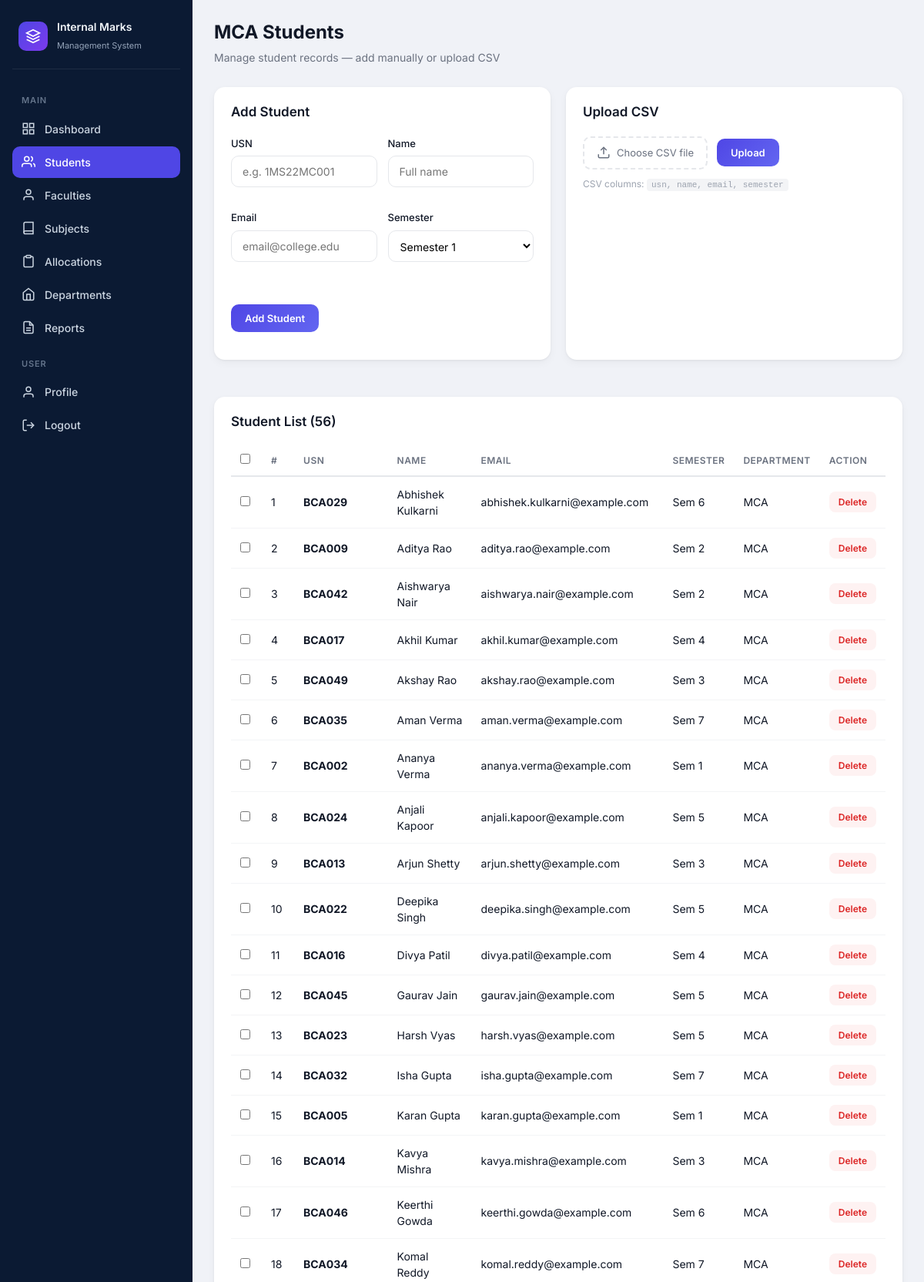
Page /students (signed in, upper part) on the committed database.
### tables this page shows
CREATE TABLE students (
            id INTEGER PRIMARY KEY AUTOINCREMENT,
            usn TEXT UNIQUE NOT NULL,
            name TEXT NOT NULL,
            email TEXT NOT NULL,
            semester INTEGER NOT NULL DEFAULT 1,
            department TEXT NOT NULL DEFAULT 'MCA',
            password TEXT NOT NULL,
            created_at TEXT NOT NULL
        );

### app.py (the view, shortened to what this page needs)
@app.route("/students", methods=["GET", "POST"])
@admin_required
def students():
    return render_template(
        "students.html",
        admin_name=session.get("admin_name", "Admin"),
        students=db.get_students(),
        active_page="students",
    )

### app.py (called while the page is built)
def admin_required(f):
    @wraps(f)
    def decorated(*args, **kwargs):
        if not session.get("logged_in") or session.get("role") != "admin":
            return redirect(url_for("login"))
        return f(*args, **kwargs)
    return decorated

### database.py (called while the page is built)
def get_students(department=DEPARTMENT):
    stmt = select(students).where(students.c.department == department).order_by(students.c.name)
    with engine.connect() as conn:
        rows = conn.execute(stmt).mappings().all()
    return [dict(r) for r in rows]

### templates/students.html (shortened to what this page needs)
{% extends "base.html" %}
{% from "partials/flash.html" import flash_messages %}
{% block body %}
<div class="app-layout">
    {% include "partials/admin_sidebar.html" %}
    <main class="main">
        <header class="topbar">
            <div>
                <h1>MCA Students</h1>
                <p class="page-subtitle">Manage student records — add manually or upload CSV</p>
            </div>
        </header>
        <div class="management-grid">
            <section class="panel">
                <div class="panel-header"><h2>Add Student</h2></div>
                <form method="POST" class="inline-form">
                    <div class="form-row">
                        <div class="form-group">
                            <label>USN</label>
                            <input type="text" name="usn" placeholder="e.g. 1MS22MC001" required>
                        </div>
                        <div class="form-group">
                            <label>Name</label>
                            <input type="text" name="name" placeholder="Full name" required>
                        </div>
                        <div class="form-group">
                            <label>Email</label>
                            <input type="email" name="email" placeholder="email@college.edu" required>
                        </div>
                        <div class="form-group">
                            <label>Semester</label>
                            <select name="semester">
                                {% for s in range(1, 7) %}
                                <option value="{{ s }}">Semester {{ s }}</option>
                                {% endfor %}
                            </select>
                        </div>
                        <div class="form-group form-action">
                            <label>&nbsp;</label>
                            <button type="submit" class="btn-primary-sm">Add Student</button>
                        </div>
                    </div>
                </form>
            </section>
            <section class="panel">
                <div class="panel-header"><h2>Upload CSV</h2></div>
                <form method="POST" enctype="multipart/form-data" class="csv-form">
                    <div class="csv-upload-area">
                        <label for="student-csv" class="csv-label">
                            <svg viewBox="0 0 24 24" fill="none" stroke="currentColor" stroke-width="2"><path d="M21 15v4a2 2 0 0 1-2 2H5a2 2 0 0 1-2-2v-4"/><polyline points="17 8 12 3 7 8"/><line x1="12" y1="3" x2="12" y2="15"/></svg>
                            Choose CSV file
                        </label>
                        <button type="submit" class="btn-primary-sm">Upload</button>
                    </div>
                    <p class="csv-hint">CSV columns: <code>usn, name, email, semester</code></p>
                </form>
            </section>
        </div>
        <section class="panel">
            <div class="panel-header">
                <h2>Student List ({{ students|length }})</h2>
            </div>
            {% if students %}
            <form id="studentForm" method="POST">
                <div class="table-wrap">
                    <table class="data-table">
                        <thead>
                            <tr>
                                <th style="width: 40px;">
                                    <input type="checkbox" id="selectAllCheckbox" onchange="toggleSelectAll(this)">
                                </th>
                                <th>#</th>
                                <th>USN</th>
                                <th>Name</th>
                                <th>Email</th>
                                <th>Semester</th>
                                <th>Department</th>
                                <th>Action</th>
                            </tr>
                        </thead>
                        <tbody>
                            {% for s in students %}
                            <tr>
                                <td>
                                    <input type="checkbox" name="student_ids" value="{{ s.id }}" class="studentCheckbox" onchange="updateBulkActions()">
                                </td>
                                <td>{{ loop.index }}</td>
                                <td><strong>{{ s.usn }}</strong></td>
                                <td>{{ s.name }}</td>
                                <td>{{ s.email }}</td>
                                <td>Sem {{ s.semester }}</td>
                                <td>{{ s.department }}</td>
                                <td>
                                    <form method="POST" action="{{ url_for('delete_student', student_id=s.id) }}" onsubmit="return confirm('Delete {{ s.name }}?')" style="display: inline;">
                                        <button type="submit" class="btn-danger-sm">Delete</button>
                                    </form>
                                </td>
                            </tr>
                            {% endfor %}
                        </tbody>
                    </table>
                </div>
            </form>
            {% else %}
            <p class="empty-text">No students yet. Add manually or upload a CSV file.</p>
            {% endif %}
        </section>
    </main>
</div>
{% endblock %}

### static/css/style.css (style rules this page uses)
*, *::before, *::after { box-sizing: border-box; margin: 0; padding: 0; }
:root { --sidebar-bg: #0b1a33; --sidebar-hover: #152a4a; --sidebar-active: #4f46e5; --page-bg: #f0f2f7; --card-bg: #ffffff; --text-primary: #111827; --text-secondary: #6b7280; --text-muted: #9ca3af; --border: #e5e7eb; --purple: #7c3aed; --green: #059669; --yellow: #d97706; --pink: #db2777; --orange: #ea580c; --blue: #2563eb; --radius: 14px; --shadow: 0 1px 3px rgba(0, 0, 0, 0.06), 0 4px 12px rgba(0, 0, 0, 0.04); }
body { font-family: "Inter", system-ui, -apple-system, sans-serif; background: var(--page-bg); color: var(--text-primary); line-height: 1.5; }
.form-group { margin-bottom: 16px; }
.form-group label { display: block; font-size: 13px; font-weight: 500; color: var(--text-primary); margin-bottom: 6px; }
.form-group input { width: 100%; padding: 11px 14px; border: 1px solid var(--border); border-radius: 10px; font-size: 14px; font-family: inherit; outline: none; transition: border-color 0.15s, box-shadow 0.15s; }
.app-layout { display: flex; min-height: 100vh; }
.main { flex: 1; margin-left: 250px; padding: 24px 28px; min-height: 100vh; }
.topbar { display: flex; align-items: center; justify-content: space-between; margin-bottom: 28px; }
.topbar h1 { font-size: 24px; font-weight: 700; color: var(--text-primary); }
.panel { background: var(--card-bg); border-radius: var(--radius); padding: 20px 22px; box-shadow: var(--shadow); margin-bottom: 24px; }
.panel-header { display: flex; align-items: center; justify-content: space-between; margin-bottom: 18px; }
.panel-header h2 { font-size: 17px; font-weight: 600; }
.page-subtitle { font-size: 14px; color: var(--text-secondary); margin-top: 4px; }
.management-grid { display: grid; grid-template-columns: 1fr 1fr; gap: 20px; margin-bottom: 24px; }
.form-row { display: flex; flex-wrap: wrap; gap: 14px; align-items: flex-end; }
.form-row .form-group { flex: 1; min-width: 140px; }
.form-row .form-action { flex: 0; }
.form-group select { width: 100%; padding: 10px 11px; border: 1px solid var(--border); border-radius: 10px; font-size: 14px; font-family: inherit; outline: none; background: #fff; }
.btn-primary-sm { padding: 10px 18px; border: none; border-radius: 10px; background: linear-gradient(135deg, #4f46e5, #6366f1); color: #fff; font-size: 13px; font-weight: 600; font-family: inherit; cursor: pointer; white-space: nowrap; }
.btn-danger-sm { padding: 6px 12px; border: none; border-radius: 8px; background: #fef2f2; color: #dc2626; font-size: 12px; font-weight: 600; font-family: inherit; cursor: pointer; }
.csv-form { display: flex; flex-direction: column; gap: 10px; }
.csv-upload-area { display: flex; align-items: center; gap: 12px; flex-wrap: wrap; }
.csv-label { display: flex; align-items: center; gap: 8px; padding: 10px 16px; border: 2px dashed var(--border); border-radius: 10px; font-size: 13px; color: var(--text-secondary); cursor: pointer; transition: border-color 0.15s; }
.csv-label svg { width: 18px; height: 18px; }
.csv-hint { font-size: 12px; color: var(--text-muted); }
.csv-hint code { background: #f3f4f6; padding: 2px 6px; border-radius: 4px; font-size: 11px; }
.table-wrap { overflow-x: auto; }
.data-table { width: 100%; border-collapse: collapse; font-size: 14px; }
.data-table th { text-align: left; padding: 10px 12px; font-size: 12px; font-weight: 600; color: var(--text-secondary); text-transform: uppercase; letter-spacing: 0.04em; border-bottom: 2px solid var(--border); }
.data-table td { padding: 12px; border-bottom: 1px solid #f3f4f6; }

### rows in the picture
students: usn "BCA029", name "Abhishek Kulkarni", email "abhishek.kulkarni@example.com", semester "6", department "MCA"
students: usn "BCA009", name "Aditya Rao", email "aditya.rao@example.com", semester "2", department "MCA"
students: usn "BCA042", name "Aishwarya Nair", email "aishwarya.nair@example.com", semester "2", department "MCA"
students: usn "BCA017", name "Akhil Kumar", email "akhil.kumar@example.com", semester "4", department "MCA"
students: usn "BCA049", name "Akshay Rao", email "akshay.rao@example.com", semester "3", department "MCA"
students: usn "BCA035", name "Aman Verma", email "aman.verma@example.com", semester "7", department "MCA"
students: usn "BCA002", name "Ananya Verma", email "ananya.verma@example.com", semester "1", department "MCA"
students: usn "BCA024", name "Anjali Kapoor", email "anjali.kapoor@example.com", semester "5", department "MCA"
students: usn "BCA013", name "Arjun Shetty", email "arjun.shetty@example.com", semester "3", department "MCA"
students: usn "BCA022", name "Deepika Singh", email "deepika.singh@example.com", semester "5", department "MCA"
students: usn "BCA016", name "Divya Patil", email "divya.patil@example.com", semester "4", department "MCA"
students: usn "BCA045", name "Gaurav Jain", email "gaurav.jain@example.com", semester "5", department "MCA"
students: usn "BCA023", name "Harsh Vyas", email "harsh.vyas@example.com", semester "5", department "MCA"
students: usn "BCA032", name "Isha Gupta", email "isha.gupta@example.com", semester "7", department "MCA"
students: usn "BCA005", name "Karan Gupta", email "karan.gupta@example.com", semester "1", department "MCA"
students: usn "BCA014", name "Kavya Mishra", email "kavya.mishra@example.com", semester "3", department "MCA"
students: usn "BCA046", name "Keerthi Gowda", email "keerthi.gowda@example.com", semester "6", department "MCA"
students: usn "BCA034", name "Komal Reddy", email "komal.reddy@example.com", semester "7", department "MCA"

### other values in the picture
{{ students|length }} "56"
